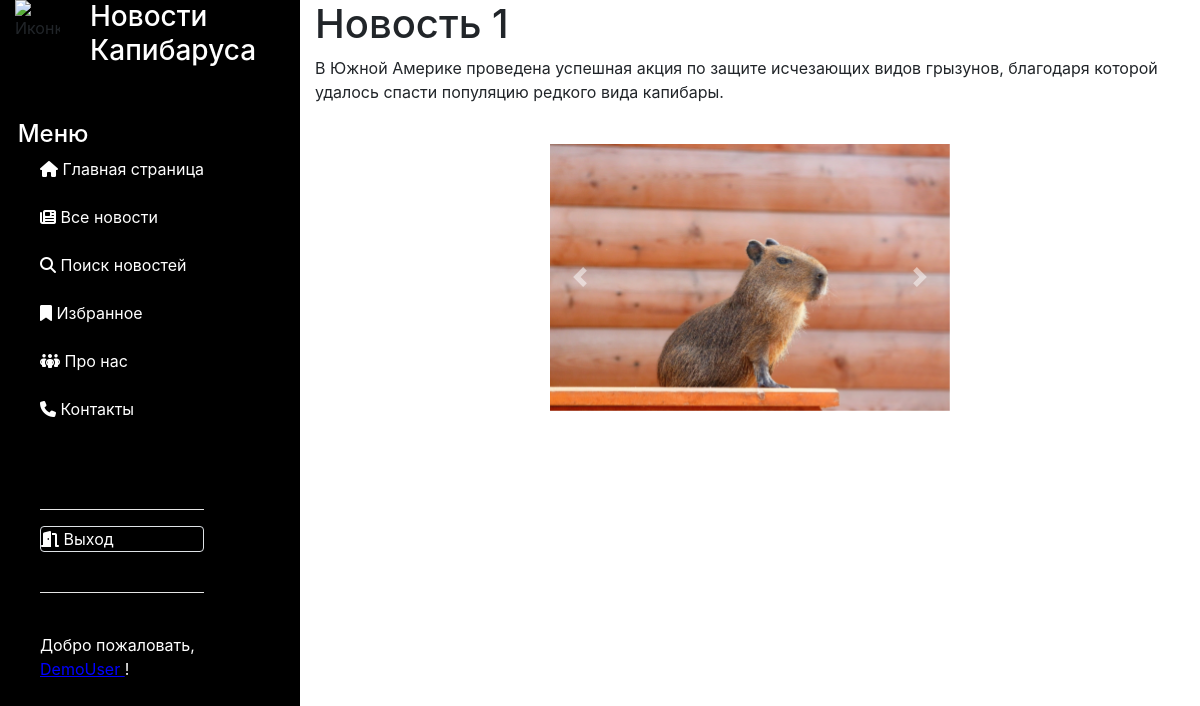
Screenshot of /news/1 (signed in) with the database file from the repository.
### news/models.py (models this page shows, shortened)
class Article(models.Model):
    categories = (('E', 'Economics'),
                  ('S', 'Science'),
                  ('IT', 'IT'))
    author = models.ForeignKey(User, on_delete=models.SET_NULL, null=True)
    title = models.CharField('Название', max_length=50, default='')
    anouncement = models.TextField('Аннотация', max_length=250)
    text = models.TextField('Текст новости', validators=[MinLengthValidator(200)])
    date = models.DateTimeField('Дата публикации', auto_created=True, default=datetime.datetime.now())
    category = models.CharField(choices=categories, max_length=20, verbose_name='Категории')
    tags = models.ManyToManyField(to=Tag, blank=True)
    class Meta:
        ordering = ['title', 'date']
        verbose_name = 'Новость'
        verbose_name_plural = 'Новости'

class Image(models.Model):
    article = models.ForeignKey(Article, on_delete=models.CASCADE)
    title = models.CharField(max_length=50, blank=True)
    image = models.ImageField(upload_to='article_images/')

### news/views.py (the view)
# urls.py: path('<int:id>', views.news_detail, name='news_detail'),
def news_detail(request, id):
    x_forwarded_for = request.META.get('HTTP_X_FORWARDED_FOR')
    if x_forwarded_for:
        ip = x_forwraded_for.split(',')[0]
    else:
        ip = request.META.get('REMOTE_ADDR')
    ip_address = ip
    news = Article.objects.get(id=id)
    images = Image.objects.filter(article_id=id)
    ViewCount.objects.get_or_create(article=news, ip_address=ip_address)
    context = {'news': news, 'images': images}
    return render(request, 'news/news_detail.html', context)

### users/templatetags/users_extras.py (called while the page is built)
@register.filter(name="has_group")
def has_group(user, group_name):
    return user.groups.filter(name=group_name).exists()

### news/templates/news/news_detail.html (shortened to what this page needs)
{% extends 'main/SideBar.html' %}
{% load static %}
{% block content %}
<link rel="stylesheet" href="https://maxcdn.bootstrapcdn.com/bootstrap/4.0.0/css/bootstrap.min.css"
>
<h1>
    {{ news.title }}
</h1>
<p>
    {{ news.text }}
</p>
<br>
{% if images %}
<div id="carouselExampleControls" class="carousel slide" data-ride="carousel">
    <div class="carousel-inner">
        {% for image in images %}
        <div class="carousel-item {% if forloop.counter == 1 %}active{% endif %}">
            <img class="d-block w-100" src="{{ image.image.url }}">
        </div>
        {% endfor %}
    </div>
    <a class="carousel-control-prev" href="#carouselExampleControls" role="button" data-slide="prev">
        <span class="carousel-control-prev-icon" aria-hidden="true"></span>
    </a>
    <a class="carousel-control-next" href="#carouselExampleControls" role="button" data-slide="next">
        <span class="carousel-control-next-icon" aria-hidden="true"></span>
    </a>
</div>
{% endif %}
{% endblock content %}

### main/templates/main/SideBar.html (shortened to what this page needs)
<!DOCTYPE html>
{% load static %}
{% load users_extras %}
<html lang="ru">
<head>
    <link rel="stylesheet" href="https://cdn.jsdelivr.net/npm/bootstrap@4.4.1/dist/css/bootstrap.min.css"
>
    <link rel="stylesheet" href="{% static 'main/css/style.css' %}">
</head>
<body>
<div class="container-fluid">
    <div class="row">
        <div class="col-lg-3 col-md-4 col-sm-4" id="SideBar">
            <div class="row">
                <div class="col-lg-3 col-md-4 col-sm-4">
                    <img class="img-fluid"
                         src="https://www.pinkbus.ru/im/600x600/1868649/0/6808517/Kapibara_v_bandane.jpg" alt="Иконка"
                         style="width:100px;height:auto">
                </div>
                <div class="col-lg-9 col-md-8 col-sm-8">
                    <h3 style="color:white">Новости Капибаруса</h3>
                </div>
                <br>
                <br>
                <br>
                <br>
                <br>
                <div>
                    <h4 class="main_list" style="color:#FFFFFF">Меню</h4>
                </div>
                <br>
            </div>
            <div class="row">
                {% if request.user.is_anonymous %}
                <ul class="main_list">
                    <li style="color:#FFFFFF"><i class="fa-solid fa-house"></i><a
                            href="{% url 'home' %}"
                            style="color:#FFFFFF">
                        Главная страница </a></li>
                    <br>
                    <li style="color:#FFFFFF"><i class="fa-solid fa-newspaper"></i><a
                            href="{% url 'news_list' %}"
                            style="color:#FFFFFF">
                        Все новости </a></li>
                    <br>
                    <li style="color:#FFFFFF"><i class="fa-solid fa-magnifying-glass"></i><a
                            href="{% url 'news_search' %}"
                            style="color:#FFFFFF">
                        Поиск новостей </a></li>
                    <br>
                    <li style="color:#FFFFFF"><i class="fa-solid fa-people-group"></i><a
                            href="{% url 'about' %}"
                            style="color:#FFFFFF">
                        Про нас </a></li>
                    <br>
                    <li style="color:#FFFFFF"><i class="fa-solid fa-phone"></i><a
                            href="{% url 'contacts' %}"
                            style="color:#FFFFFF">
                        Контакты </a></li>
                    <br>
                    <br>
                    <br>
                    <hr style="background-color: white">
                    <li style="color:#FFFFFF" class="rounded border"><i class="fa-solid fa-door-open"></i><a
                            href="{% url 'login' %}"
                            style="color:#FFFFFF"
                    >
                        Войти </a></li>
                    <br>
                    <li style="color:#FFFFFF" class="rounded border"><i class="fa-solid fa-address-card"></i><a
                            href="{% url 'registration' %}"
                            style="color:#FFFFFF"
                    >
                        Регистрация </a></li>
                    <hr style="background-color: white">
                    <br>
                </ul>
                {% else %}
                <ul class="main_list">
                    <li style="color:#FFFFFF"><i class="fa-solid fa-house"></i><a
                            href="{% url 'home' %}"
                            style="color:#FFFFFF">
                        Главная страница </a></li>
                    <br>
                    <li style="color:#FFFFFF"><i class="fa-solid fa-newspaper"></i><a
                            href="{% url 'news_list' %}"
                            style="color:#FFFFFF">
                        Все новости </a></li>
                    <br>
                    <li style="color:#FFFFFF"><i class="fa-solid fa-magnifying-glass"></i><a
                            href="{% url 'news_search' %}"
                            style="color:#FFFFFF">
                        Поиск новостей </a></li>
                    <br>
                    <li style="color:#FFFFFF"><i class="fa-solid fa-bookmark"></i><a
                            href="{% url 'my_favorits' %}"
                            style="color:#FFFFFF">
                        Избранное </a></li>
                    <br>
                    <li style="color:#FFFFFF"><i class="fa-solid fa-people-group"></i><a
                            href="{% url 'about' %}"
                            style="color:#FFFFFF">
                        Про нас </a></li>
                    <br>
                    <li style="color:#FFFFFF"><i class="fa-solid fa-phone"></i><a
                            href="{% url 'contacts' %}"
                            style="color:#FFFFFF">
                        Контакты </a></li>
                    <br>
                    <br>
                    <br>
                    <hr style="background-color: white">
                    <li style="color:#FFFFFF" class="rounded border"><i class="fa-solid fa-door-open"></i><a
                            href="{% url 'logout' %}"
                            style="color:#FFFFFF"
                    >
                        Выход </a></li>
                    <br>
                    <hr style="background-color: white">
                    <br>
                    <li style="color:#FFFFFF">
                        Добро пожаловать,
                        <p><a href="{% url 'profile' %}" class="podcherk">
                            {{ request.user }} </a>!</p>
                    </li>
                </ul>
                {% endif %}
            </div>
        </div>
        <div class="col-lg-9 col-md-8 col-sm-8" id="Content">
            {% block content %}
            {% endblock content %}
        </div>
    </div>
</div>
</body>
</html>

### main/static/main/css/style.css (style rules this page uses)
ul.main_list { list-style-type:none; }
h4.main_list { margin-left: 25%; }
body { height: 100vh; }
#SideBar { height:100vh; background-color: black; display: block; top: 0; bottom: 0; position: sticky; }
#carouselExampleControls { width: 400px; height: auto; margin: auto; }
.podcherk { color: blue; text-decoration: underline blue; }

### rows the page displays
Article: title "Новость 1", text "В Южной Америке проведена успешная акция по защите исчезающих видов грызунов, благодаря которой удалось спасти популяцию редкого вида капибары."
Image: image (picture)

### other values shown
{{ request.user }} "DemoUser"
